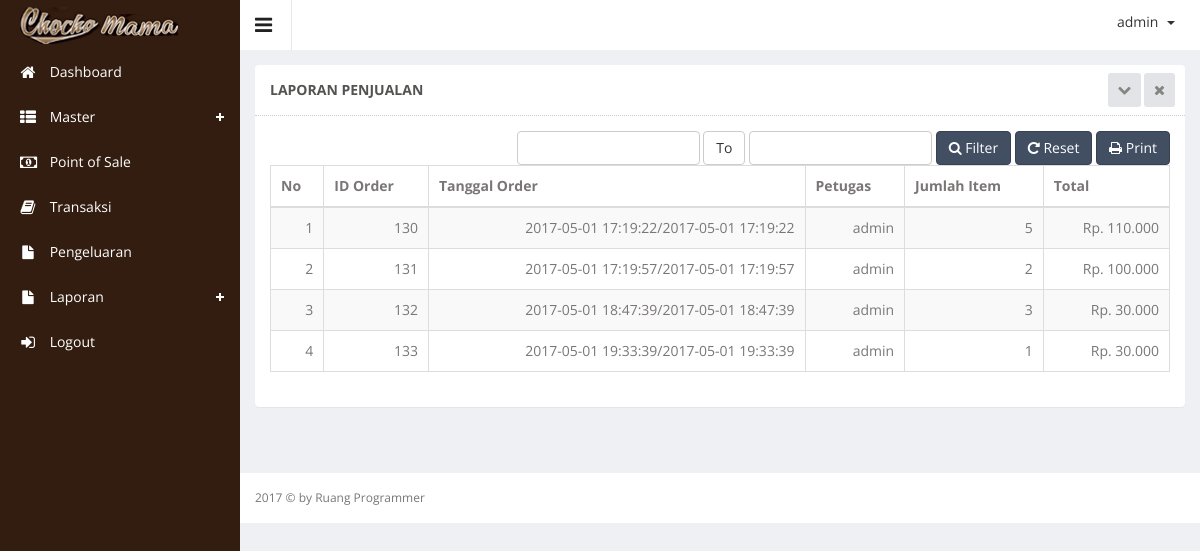
/index.php?hal=master/laporan_penjualan/list (signed in), run on the app's committed database.
### tables this page shows
CREATE TABLE IF NOT EXISTS `orders` (
`id_orders` int(5) NOT NULL,
  `nama_petugas` varchar(100) NOT NULL,
  `tgl_order` datetime NOT NULL,
  `jam_order` time NOT NULL
);

### master/laporan_penjualan/list.php (the view, shortened to what this page needs)
<?php
    $sql="SELECT *
                                 FROM
                                    `orders`
                                   ";
    $resultTransaksi=mysql_query($sql);
?>
<div class="wrapper">
    <div class="row">
        <div class="col-sm-12">
            <section class="panel">
                <header class="panel-heading">
                    Laporan Penjualan
                    <span class="tools pull-right">
                        <a href="javascript:;" class="fa fa-chevron-down"></a>
                        <a href="javascript:;" class="fa fa-times"></a>
                     </span>
                </header>
                <div class="panel-body">
                <div class="adv-table editable-table ">
                <div class="clearfix">
                <form method="post" action="http://kasir.ruangprogrammer.com/master/laporan_penjualan/print.php" target="_blank">
                            <div class="btn-group pull-right">
                                 <button type="submit" name="print" class="btn btn-primary">
                                    <i class="fa fa-print"></i>   Print
                                </button>
                            </div>
                </form>
                    <form class="form-inline pull-right" role="form" method="POST" action="">
                            <div class="form-group custom-date-range" data-date="13/07/2013" data-date-format="mm/dd/yyyy">
                                        <input type="text" class="form-control dpd1" name="from">
                                                <button class="btn btn-default" type="button">To</button>
                                        <input type="text" class="form-control dpd2" name="to">
                            </div>
                            <div class="form-group">
                                <button class="btn btn-primary" type="submit" name="filter"><i class="fa fa-search"></i> Filter</button>
                            </div>
                            <div class="form-group">
                                <button class="btn btn-primary" type="submit" name="resetFilter"><i class="fa fa-repeat"></i> Reset</button>
                            </div>
                    </form>
                </div>
                </div>
                <table class="table table-striped table-hover table-bordered" id="editable-sample">
                    <thead>
                    <tr>
                        <th>No</th>
                        <th>ID Order</th>
                        <th>Tanggal Order</th>
                        <th>Petugas</th>
                        <th>Jumlah Item</th>
                        <th>Total</th>
                    </tr>
                    </thead>
                    <tbody>
                    <?php
                    $no = 1;
                    while ($rowTransaksi = mysql_fetch_array($resultTransaksi)) {
                        ?>
                        <tr class="" style="text-align: right;">
                            <td><?php echo $no++; ?></td>
                            <td><?php echo $rowTransaksi['id_orders'] ?></td>
                            <td><?php echo $rowTransaksi['tgl_order'] ?>/<?php echo $rowTransaksi['tgl_order'] ?></td>
                            <td><?php echo $rowTransaksi['nama_petugas'] ?></td>
                            <td>
                                <?php
                                $queryQTY = mysql_query("SELECT SUM(orders_detail.jumlah) AS jumlahqty , product.product_id
                        FROM
                            `orders`
                            INNER JOIN `orders_detail`
                                ON (`orders`.`id_orders` = `orders_detail`.`id_orders`)
                            INNER JOIN `product`
                                ON (`product`.`product_id` = `orders_detail`.`product_id`) WHERE orders.id_orders='" . $rowTransaksi['id_orders'] . "' ");
                                $QTY = mysql_fetch_array($queryQTY);
                                echo $QTY['jumlahqty'];
                                ?>
                            </td>
                            <td>
                                <?php
                                $queryTotal = mysql_query("SELECT *
                        FROM
                            `orders`
                            INNER JOIN `orders_detail`
                                ON (`orders`.`id_orders` = `orders_detail`.`id_orders`)
                            INNER JOIN `product`
                                ON (`product`.`product_id` = `orders_detail`.`product_id`) WHERE orders.id_orders='" . $rowTransaksi['id_orders'] . "'");
                                $totalQuery = 0;
                                while ($rowQueryTotal = mysql_fetch_array($queryTotal)) {
                                    $subTotal = +$rowQueryTotal['jumlah'] * $rowQueryTotal['product_price'];
                                    $totalQuery += $subTotal;
                                }
                                echo "Rp. " . number_format($totalQuery, 0, ',', '.');
                                ?>
                            </td>
                        </tr>
                    <?php } ?>
                    </tbody>
                </table>
        </div>
        </section>
    </div>
</div>
</div>

### data on the page
orders: id_orders "130", tgl_order "2017-05-01 17:19:22", nama_petugas "admin", jumlahqty "5", totalQuery "110.000"
orders: id_orders "131", tgl_order "2017-05-01 17:19:57", nama_petugas "admin", jumlahqty "2", totalQuery "100.000"
orders: id_orders "132", tgl_order "2017-05-01 18:47:39", nama_petugas "admin", jumlahqty "3", totalQuery "30.000"
orders: id_orders "133", tgl_order "2017-05-01 19:33:39", nama_petugas "admin", jumlahqty "1", totalQuery "30.000"

### other printed values
$_SESSION['username'] "admin"
